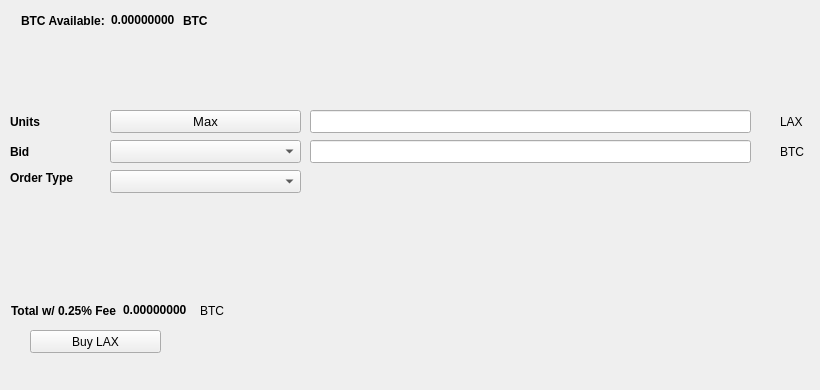
   <widget class="QWidget" name="BuyTab">
    <attribute name="title">
     <string>Buy</string>
    </attribute>
    <widget class="QPushButton" name="BuyLAX">
     <property name="geometry">
      <rect>
       <x>30</x>
       <y>330</y>
       <width>131</width>
       <height>23</height>
      </rect>
     </property>
     <property name="text">
      <string>Buy LAX</string>
     </property>
     <property name="icon">
      <iconset resource="../lapo.qrc">
       <normaloff>:/icons/bitcoin</normaloff>:/icons/bitcoin</iconset>
     </property>
    </widget>
    <widget class="QLabel" name="label_3">
     <property name="geometry">
      <rect>
       <x>10</x>
       <y>110</y>
       <width>46</width>
       <height>23</height>
      </rect>
     </property>
     <property name="font">
      <font>
       <weight>75</weight>
       <bold>true</bold>
      </font>
     </property>
     <property name="text">
      <string>Units</string>
     </property>
    </widget>
    <widget class="QLineEdit" name="UnitsInput">
     <property name="geometry">
      <rect>
       <x>310</x>
       <y>110</y>
       <width>441</width>
       <height>23</height>
      </rect>
     </property>
     <property name="font">
      <font>
       <pointsize>9</pointsize>
       <weight>75</weight>
       <bold>true</bold>
      </font>
     </property>
    </widget>
    <widget class="QLineEdit" name="BuyBidPriceEdit">
     <property name="geometry">
      <rect>
       <x>310</x>
       <y>140</y>
       <width>441</width>
       <height>23</height>
      </rect>
     </property>
     <property name="font">
      <font>
       <pointsize>9</pointsize>
       <weight>75</weight>
       <bold>true</bold>
      </font>
     </property>
    </widget>
    <widget class="QLabel" name="label_4">
     <property name="geometry">
      <rect>
       <x>780</x>
       <y>110</y>
       <width>31</width>
       <height>23</height>
      </rect>
     </property>
     <property name="text">
      <string>LAX</string>
     </property>
    </widget>
    <widget class="QLabel" name="label_5">
     <property name="geometry">
      <rect>
       <x>780</x>
       <y>140</y>
       <width>31</width>
       <height>23</height>
      </rect>
     </property>
     <property name="text">
      <string>BTC</string>
     </property>
    </widget>
    <widget class="QLabel" name="label_6">
     <property name="geometry">
      <rect>
       <x>10</x>
       <y>140</y>
       <width>46</width>
       <height>23</height>
      </rect>
     </property>
     <property name="font">
      <font>
       <weight>75</weight>
       <bold>true</bold>
      </font>
     </property>
     <property name="text">
      <string>Bid</string>
     </property>
    </widget>
    <widget class="QLabel" name="label_7">
     <property name="geometry">
      <rect>
       <x>10</x>
       <y>170</y>
       <width>91</width>
       <height>16</height>
      </rect>
     </property>
     <property name="font">
      <font>
       <weight>75</weight>
       <bold>true</bold>
      </font>
     </property>
     <property name="text">
      <string>Order Type</string>
     </property>
    </widget>
    <widget class="QPushButton" name="Buy_Max_Amount">
     <property name="geometry">
      <rect>
       <x>110</x>
       <y>110</y>
       <width>191</width>
       <height>23</height>
      </rect>
     </property>
     <property name="font">
      <font>
       <pointsize>10</pointsize>
      </font>
     </property>
     <property name="text">
      <string>Max</string>
     </property>
    </widget>
    <widget class="QComboBox" name="BuyBidcomboBox">
     <property name="geometry">
      <rect>
       <x>110</x>
       <y>140</y>
       <width>191</width>
       <height>23</height>
      </rect>
     </property>
     <property name="font">
      <font>
       <pointsize>10</pointsize>
      </font>
     </property>
    </widget>
    <widget class="QComboBox" name="buyOrdertypeCombo">
     <property name="geometry">
      <rect>
       <x>110</x>
       <y>170</y>
       <width>191</width>
       <height>23</height>
      </rect>
     </property>
     <property name="font">
      <font>
       <pointsize>10</pointsize>
      </font>
     </property>
    </widget>
    <widget class="QWidget" name="layoutWidget1">
     <property name="geometry">
      <rect>
       <x>21</x>
       <y>11</y>
       <width>227</width>
       <height>19</height>
      </rect>
     </property>
     <layout class="QHBoxLayout" name="horizontalLayout_3">
      <item>
       <widget class="QLabel" name="label232">
        <property name="font">
         <font>
          <weight>75</weight>
          <bold>true</bold>
         </font>
        </property>
        <property name="text">
         <string>BTC Available:</string>
        </property>
       </widget>
      </item>
      <item>
       <widget class="QLabel" name="BtcAvailableLbl">
        <property name="palette">
         <palette>
          <active>
           <colorrole role="WindowText">
            <brush brushstyle="SolidPattern">
             <color alpha="255">
              <red>0</red>
              <green>0</green>
              <blue>0</blue>
             </color>
            </brush>
           </colorrole>
           <colorrole role="Button">
            <brush brushstyle="SolidPattern">
             <color alpha="255">
              <red>0</red>
              <green>170</green>
              <blue>0</blue>
             </color>
            </brush>
           </colorrole>
           <colorrole role="Light">
            <brush brushstyle="SolidPattern">
             <color alpha="255">
              <red>0</red>
              <green>255</green>
              <blue>0</blue>
             </color>
            </brush>
           </colorrole>
           <colorrole role="Midlight">
            <brush brushstyle="SolidPattern">
             <color alpha="255">
              <red>0</red>
              <green>212</green>
              <blue>0</blue>
             </color>
            </brush>
           </colorrole>
           <colorrole role="Dark">
            <brush brushstyle="SolidPattern">
             <color alpha="255">
              <red>0</red>
              <green>85</green>
              <blue>0</blue>
             </color>
            </brush>
           </colorrole>
           <colorrole role="Mid">
            <brush brushstyle="SolidPattern">
             <color alpha="255">
              <red>0</red>
              <green>113</green>
              <blue>0</blue>
             </color>
            </brush>
           </colorrole>
           <colorrole role="Text">
            <brush brushstyle="SolidPattern">
             <color alpha="255">
              <red>0</red>
              <green>170</green>
              <blue>0</blue>
             </color>
            </brush>
           </colorrole>
           <colorrole role="BrightText">
            <brush brushstyle="SolidPattern">
             <color alpha="255">
              <red>255</red>
              <green>255</green>
              <blue>255</blue>
             </color>
            </brush>
           </colorrole>
           <colorrole role="ButtonText">
            <brush brushstyle="SolidPattern">
             <color alpha="255">
              <red>0</red>
              <green>0</green>
              <blue>0</blue>
             </color>
            </brush>
           </colorrole>
           <colorrole role="Base">
            <brush brushstyle="SolidPattern">
             <color alpha="255">
              <red>255</red>
              <green>255</green>
              <blue>255</blue>
             </color>
            </brush>
           </colorrole>
           <colorrole role="Window">
            <brush brushstyle="SolidPattern">
             <color alpha="255">
              <red>0</red>
              <green>170</green>
              <blue>0</blue>
             </color>
            </brush>
           </colorrole>
           <colorrole role="Shadow">
            <brush brushstyle="SolidPattern">
             <color alpha="255">
              <red>0</red>
              <green>0</green>
              <blue>0</blue>
             </color>
            </brush>
           </colorrole>
           <colorrole role="AlternateBase">
            <brush brushstyle="SolidPattern">
             <color alpha="255">
              <red>127</red>
              <green>212</green>
              <blue>127</blue>
             </color>
            </brush>
           </colorrole>
           <colorrole role="ToolTipBase">
            <brush brushstyle="SolidPattern">
             <color alpha="255">
              <red>255</red>
              <green>255</green>
              <blue>220</blue>
             </color>
            </brush>
           </colorrole>
           <colorrole role="ToolTipText">
            <brush brushstyle="SolidPattern">
             <color alpha="255">
              <red>0</red>
              <green>0</green>
              <blue>0</blue>
             </color>
            </brush>
           </colorrole>
          </active>
          <inactive>
           <colorrole role="WindowText">
            <brush brushstyle="SolidPattern">
             <color alpha="255">
              <red>0</red>
              <green>0</green>
              <blue>0</blue>
             </color>
            </brush>
           </colorrole>
           <colorrole role="Button">
            <brush brushstyle="SolidPattern">
             <color alpha="255">
              <red>0</red>
              <green>170</green>
              <blue>0</blue>
             </color>
            </brush>
           </colorrole>
           <colorrole role="Light">
            <brush brushstyle="SolidPattern">
             <color alpha="255">
              <red>0</red>
              <green>255</green>
              <blue>0</blue>
             </color>
            </brush>
           </colorrole>
           <colorrole role="Midlight">
            <brush brushstyle="SolidPattern">
             <color alpha="255">
              <red>0</red>
              <green>212</green>
              <blue>0</blue>
             </color>
            </brush>
           </colorrole>
           <colorrole role="Dark">
            <brush brushstyle="SolidPattern">
             <color alpha="255">
              <red>0</red>
              <green>85</green>
              <blue>0</blue>
             </color>
            </brush>
           </colorrole>
           <colorrole role="Mid">
            <brush brushstyle="SolidPattern">
             <color alpha="255">
              <red>0</red>
              <green>113</green>
              <blue>0</blue>
             </color>
            </brush>
           </colorrole>
           <colorrole role="Text">
            <brush brushstyle="SolidPattern">
             <color alpha="255">
              <red>0</red>
              <green>170</green>
              <blue>0</blue>
             </color>
            </brush>
           </colorrole>
           <colorrole role="BrightText">
            <brush brushstyle="SolidPattern">
             <color alpha="255">
              <red>255</red>
              <green>255</green>
              <blue>255</blue>
             </color>
            </brush>
           </colorrole>
           <colorrole role="ButtonText">
            <brush brushstyle="SolidPattern">
             <color alpha="255">
              <red>0</red>
              <green>0</green>
              <blue>0</blue>
             </color>
            </brush>
           </colorrole>
           <colorrole role="Base">
            <brush brushstyle="SolidPattern">
             <color alpha="255">
              <red>255</red>
              <green>255</green>
              <blue>255</blue>
             </color>
            </brush>
           </colorrole>
           <colorrole role="Window">
            <brush brushstyle="SolidPattern">
             <color alpha="255">
              <red>0</red>
              <green>170</green>
              <blue>0</blue>
             </color>
            </brush>
           </colorrole>
           <colorrole role="Shadow">
            <brush brushstyle="SolidPattern">
             <color alpha="255">
              <red>0</red>
              <green>0</green>
              <blue>0</blue>
             </color>
            </brush>
           </colorrole>
           <colorrole role="AlternateBase">
            <brush brushstyle="SolidPattern">
             <color alpha="255">
              <red>127</red>
              <green>212</green>
              <blue>127</blue>
             </color>
            </brush>
           </colorrole>
           <colorrole role="ToolTipBase">
            <brush brushstyle="SolidPattern">
             <color alpha="255">
              <red>255</red>
              <green>255</green>
              <blue>220</blue>
             </color>
            </brush>
           </colorrole>
           <colorrole role="ToolTipText">
            <brush brushstyle="SolidPattern">
             <color alpha="255">
              <red>0</red>
              <green>0</green>
              <blue>0</blue>
             </color>
            </brush>
           </colorrole>
          </inactive>
          <disabled>
           <colorrole role="WindowText">
            <brush brushstyle="SolidPattern">
             <color alpha="255">
              <red>0</red>
              <green>85</green>
              <blue>0</blue>
             </color>
            </brush>
           </colorrole>
           <colorrole role="Button">
            <brush brushstyle="SolidPattern">
             <color alpha="255">
              <red>0</red>
              <green>170</green>
              <blue>0</blue>
             </color>
            </brush>
           </colorrole>
           <colorrole role="Light">
            <brush brushstyle="SolidPattern">
             <color alpha="255">
              <red>0</red>
              <green>255</green>
              <blue>0</blue>
             </color>
            </brush>
           </colorrole>
           <colorrole role="Midlight">
            <brush brushstyle="SolidPattern">
             <color alpha="255">
              <red>0</red>
              <green>212</green>
              <blue>0</blue>
             </color>
            </brush>
           </colorrole>
           <colorrole role="Dark">
            <brush brushstyle="SolidPattern">
             <color alpha="255">
              <red>0</red>
              <green>85</green>
              <blue>0</blue>
             </color>
            </brush>
           </colorrole>
           <colorrole role="Mid">
            <brush brushstyle="SolidPattern">
             <color alpha="255">
              <red>0</red>
              <green>113</green>
              <blue>0</blue>
             </color>
            </brush>
           </colorrole>
           <colorrole role="Text">
            <brush brushstyle="SolidPattern">
             <color alpha="255">
              <red>0</red>
              <green>85</green>
              <blue>0</blue>
             </color>
            </brush>
           </colorrole>
           <colorrole role="BrightText">
            <brush brushstyle="SolidPattern">
             <color alpha="255">
              <red>255</red>
              <green>255</green>
              <blue>255</blue>
             </color>
            </brush>
           </colorrole>
           <colorrole role="ButtonText">
            <brush brushstyle="SolidPattern">
             <color alpha="255">
              <red>0</red>
              <green>85</green>
              <blue>0</blue>
             </color>
            </brush>
           </colorrole>
           <colorrole role="Base">
            <brush brushstyle="SolidPattern">
             <color alpha="255">
              <red>0</red>
              <green>170</green>
              <blue>0</blue>
             </color>
            </brush>
           </colorrole>
           <colorrole role="Window">
            <brush brushstyle="SolidPattern">
             <color alpha="255">
              <red>0</red>
              <green>170</green>
              <blue>0</blue>
             </color>
            </brush>
           </colorrole>
           <colorrole role="Shadow">
            <brush brushstyle="SolidPattern">
             <color alpha="255">
              <red>0</red>
              <green>0</green>
              <blue>0</blue>
             </color>
            </brush>
           </colorrole>
           <colorrole role="AlternateBase">
            <brush brushstyle="SolidPattern">
             <color alpha="255">
              <red>0</red>
              <green>170</green>
              <blue>0</blue>
             </color>
            </brush>
           </colorrole>
           <colorrole role="ToolTipBase">
            <brush brushstyle="SolidPattern">
             <color alpha="255">
              <red>255</red>
              <green>255</green>
              <blue>220</blue>
             </color>
            </brush>
           </colorrole>
           <colorrole role="ToolTipText">
            <brush brushstyle="SolidPattern">
             <color alpha="255">
              <red>0</red>
              <green>0</green>
              <blue>0</blue>
             </color>
            </brush>
           </colorrole>
          </disabled>
         </palette>
        </property>
        <property name="font">
         <font>
          <weight>75</weight>
          <bold>true</bold>
         </font>
        </property>
        <property name="text">
         <string>0.00000000</string>
        </property>
        <property name="textInteractionFlags">
         <set>Qt::LinksAccessibleByMouse|Qt::TextSelectableByKeyboard|Qt::TextSelectableByMouse</set>
        </property>
       </widget>
      </item>
      <item>
       <widget class="QLabel" name="BtcAvailableLbl_2">
        <property name="font">
         <font>
          <weight>75</weight>
          <bold>true</bold>
         </font>
        </property>
        <property name="text">
         <string>BTC</string>
        </property>
       </widget>
      </item>
     </layout>
    </widget>
    <widget class="QWidget" name="layoutWidge2">
     <property name="geometry">
      <rect>
       <x>11</x>
       <y>301</y>
       <width>259</width>
       <height>19</height>
      </rect>
     </property>
     <layout class="QHBoxLayout" name="horizontalLayout_4">
      <item>
       <widget class="QLabel" name="label_9">
        <property name="font">
         <font>
          <weight>75</weight>
          <bold>true</bold>
         </font>
        </property>
        <property name="text">
         <string>Total w/ 0.25% Fee</string>
        </property>
       </widget>
      </item>
      <item>
       <widget class="QLabel" name="BuyCostLabel">
        <property name="palette">
         <palette>
          <active>
           <colorrole role="WindowText">
            <brush brushstyle="SolidPattern">
             <color alpha="255">
              <red>0</red>
              <green>0</green>
              <blue>0</blue>
             </color>
            </brush>
           </colorrole>
           <colorrole role="Button">
            <brush brushstyle="SolidPattern">
             <color alpha="255">
              <red>0</red>
              <green>170</green>
              <blue>0</blue>
             </color>
            </brush>
           </colorrole>
           <colorrole role="Light">
            <brush brushstyle="SolidPattern">
             <color alpha="255">
              <red>0</red>
              <green>255</green>
              <blue>0</blue>
             </color>
            </brush>
           </colorrole>
           <colorrole role="Midlight">
            <brush brushstyle="SolidPattern">
             <color alpha="255">
              <red>0</red>
              <green>212</green>
              <blue>0</blue>
             </color>
            </brush>
           </colorrole>
           <colorrole role="Dark">
            <brush brushstyle="SolidPattern">
             <color alpha="255">
              <red>0</red>
              <green>85</green>
              <blue>0</blue>
             </color>
            </brush>
           </colorrole>
           <colorrole role="Mid">
            <brush brushstyle="SolidPattern">
             <color alpha="255">
              <red>0</red>
              <green>113</green>
              <blue>0</blue>
             </color>
            </brush>
           </colorrole>
           <colorrole role="Text">
            <brush brushstyle="SolidPattern">
             <color alpha="255">
              <red>0</red>
              <green>170</green>
              <blue>0</blue>
             </color>
            </brush>
           </colorrole>
           <colorrole role="BrightText">
            <brush brushstyle="SolidPattern">
             <color alpha="255">
              <red>255</red>
              <green>255</green>
              <blue>255</blue>
             </color>
            </brush>
           </colorrole>
           <colorrole role="ButtonText">
            <brush brushstyle="SolidPattern">
             <color alpha="255">
              <red>0</red>
              <green>0</green>
              <blue>0</blue>
             </color>
            </brush>
           </colorrole>
           <colorrole role="Base">
            <brush brushstyle="SolidPattern">
             <color alpha="255">
              <red>255</red>
              <green>255</green>
              <blue>255</blue>
             </color>
            </brush>
           </colorrole>
           <colorrole role="Window">
            <brush brushstyle="SolidPattern">
             <color alpha="255">
              <red>0</red>
              <green>170</green>
              <blue>0</blue>
             </color>
            </brush>
           </colorrole>
           <colorrole role="Shadow">
            <brush brushstyle="SolidPattern">
             <color alpha="255">
              <red>0</red>
              <green>0</green>
              <blue>0</blue>
             </color>
            </brush>
           </colorrole>
           <colorrole role="AlternateBase">
            <brush brushstyle="SolidPattern">
             <color alpha="255">
              <red>127</red>
              <green>212</green>
              <blue>127</blue>
             </color>
            </brush>
           </colorrole>
           <colorrole role="ToolTipBase">
            <brush brushstyle="SolidPattern">
             <color alpha="255">
              <red>255</red>
              <green>255</green>
              <blue>220</blue>
             </color>
            </brush>
           </colorrole>
           <colorrole role="ToolTipText">
            <brush brushstyle="SolidPattern">
             <color alpha="255">
              <red>0</red>
              <green>0</green>
              <blue>0</blue>
             </color>
            </brush>
           </colorrole>
          </active>
          <inactive>
           <colorrole role="WindowText">
            <brush brushstyle="SolidPattern">
             <color alpha="255">
              <red>0</red>
              <green>0</green>
              <blue>0</blue>
             </color>
            </brush>
           </colorrole>
           <colorrole role="Button">
            <brush brushstyle="SolidPattern">
             <color alpha="255">
              <red>0</red>
              <green>170</green>
              <blue>0</blue>
             </color>
            </brush>
           </colorrole>
           <colorrole role="Light">
            <brush brushstyle="SolidPattern">
             <color alpha="255">
              <red>0</red>
              <green>255</green>
              <blue>0</blue>
             </color>
            </brush>
           </colorrole>
           <colorrole role="Midlight">
            <brush brushstyle="SolidPattern">
             <color alpha="255">
              <red>0</red>
              <green>212</green>
              <blue>0</blue>
             </color>
            </brush>
           </colorrole>
           <colorrole role="Dark">
            <brush brushstyle="SolidPattern">
             <color alpha="255">
              <red>0</red>
              <green>85</green>
              <blue>0</blue>
             </color>
            </brush>
           </colorrole>
           <colorrole role="Mid">
            <brush brushstyle="SolidPattern">
             <color alpha="255">
              <red>0</red>
              <green>113</green>
              <blue>0</blue>
             </color>
            </brush>
           </colorrole>
           <colorrole role="Text">
            <brush brushstyle="SolidPattern">
             <color alpha="255">
              <red>0</red>
              <green>170</green>
              <blue>0</blue>
             </color>
            </brush>
           </colorrole>
           <colorrole role="BrightText">
            <brush brushstyle="SolidPattern">
             <color alpha="255">
              <red>255</red>
              <green>255</green>
              <blue>255</blue>
             </color>
            </brush>
           </colorrole>
           <colorrole role="ButtonText">
            <brush brushstyle="SolidPattern">
             <color alpha="255">
              <red>0</red>
              <green>0</green>
              <blue>0</blue>
             </color>
            </brush>
           </colorrole>
           <colorrole role="Base">
            <brush brushstyle="SolidPattern">
             <color alpha="255">
              <red>255</red>
              <green>255</green>
              <blue>255</blue>
             </color>
            </brush>
           </colorrole>
           <colorrole role="Window">
            <brush brushstyle="SolidPattern">
             <color alpha="255">
              <red>0</red>
              <green>170</green>
              <blue>0</blue>
             </color>
            </brush>
           </colorrole>
           <colorrole role="Shadow">
            <brush brushstyle="SolidPattern">
             <color alpha="255">
              <red>0</red>
              <green>0</green>
              <blue>0</blue>
             </color>
            </brush>
           </colorrole>
           <colorrole role="AlternateBase">
            <brush brushstyle="SolidPattern">
             <color alpha="255">
              <red>127</red>
              <green>212</green>
              <blue>127</blue>
             </color>
            </brush>
           </colorrole>
           <colorrole role="ToolTipBase">
            <brush brushstyle="SolidPattern">
             <color alpha="255">
              <red>255</red>
              <green>255</green>
              <blue>220</blue>
             </color>
            </brush>
           </colorrole>
           <colorrole role="ToolTipText">
            <brush brushstyle="SolidPattern">
             <color alpha="255">
              <red>0</red>
              <green>0</green>
              <blue>0</blue>
             </color>
            </brush>
           </colorrole>
          </inactive>
          <disabled>
           <colorrole role="WindowText">
            <brush brushstyle="SolidPattern">
             <color alpha="255">
              <red>0</red>
              <green>85</green>
              <blue>0</blue>
             </color>
            </brush>
           </colorrole>
           <colorrole role="Button">
            <brush brushstyle="SolidPattern">
             <color alpha="255">
              <red>0</red>
              <green>170</green>
              <blue>0</blue>
             </color>
            </brush>
           </colorrole>
           <colorrole role="Light">
            <brush brushstyle="SolidPattern">
             <color alpha="255">
              <red>0</red>
              <green>255</green>
              <blue>0</blue>
             </color>
            </brush>
           </colorrole>
           <colorrole role="Midlight">
            <brush brushstyle="SolidPattern">
             <color alpha="255">
              <red>0</red>
              <green>212</green>
              <blue>0</blue>
             </color>
            </brush>
           </colorrole>
           <colorrole role="Dark">
            <brush brushstyle="SolidPattern">
             <color alpha="255">
              <red>0</red>
              <green>85</green>
              <blue>0</blue>
             </color>
            </brush>
           </colorrole>
           <colorrole role="Mid">
            <brush brushstyle="SolidPattern">
             <color alpha="255">
              <red>0</red>
              <green>113</green>
              <blue>0</blue>
             </color>
            </brush>
           </colorrole>
           <colorrole role="Text">
            <brush brushstyle="SolidPattern">
             <color alpha="255">
              <red>0</red>
              <green>85</green>
              <blue>0</blue>
             </color>
            </brush>
           </colorrole>
           <colorrole role="BrightText">
            <brush brushstyle="SolidPattern">
             <color alpha="255">
              <red>255</red>
              <green>255</green>
              <blue>255</blue>
             </color>
            </brush>
           </colorrole>
           <colorrole role="ButtonText">
            <brush brushstyle="SolidPattern">
             <color alpha="255">
              <red>0</red>
              <green>85</green>
              <blue>0</blue>
             </color>
            </brush>
           </colorrole>
           <colorrole role="Base">
            <brush brushstyle="SolidPattern">
             <color alpha="255">
              <red>0</red>
              <green>170</green>
              <blue>0</blue>
             </color>
            </brush>
           </colorrole>
           <colorrole role="Window">
            <brush brushstyle="SolidPattern">
             <color alpha="255">
              <red>0</red>
              <green>170</green>
              <blue>0</blue>
             </color>
            </brush>
           </colorrole>
           <colorrole role="Shadow">
            <brush brushstyle="SolidPattern">
             <color alpha="255">
              <red>0</red>
              <green>0</green>
              <blue>0</blue>
             </color>
            </brush>
           </colorrole>
           <colorrole role="AlternateBase">
            <brush brushstyle="SolidPattern">
             <color alpha="255">
              <red>0</red>
              <green>170</green>
              <blue>0</blue>
             </color>
            </brush>
           </colorrole>
           <colorrole role="ToolTipBase">
            <brush brushstyle="SolidPattern">
             <color alpha="255">
              <red>255</red>
              <green>255</green>
              <blue>220</blue>
             </color>
            </brush>
           </colorrole>
           <colorrole role="ToolTipText">
            <brush brushstyle="SolidPattern">
             <color alpha="255">
              <red>0</red>
              <green>0</green>
              <blue>0</blue>
             </color>
            </brush>
           </colorrole>
          </disabled>
         </palette>
        </property>
        <property name="font">
         <font>
          <weight>75</weight>
          <bold>true</bold>
         </font>
        </property>
        <property name="autoFillBackground">
         <bool>false</bool>
        </property>
        <property name="text">
         <string>0.00000000</string>
        </property>
        <property name="textInteractionFlags">
         <set>Qt::LinksAccessibleByMouse|Qt::TextSelectableByMouse</set>
        </property>
       </widget>
      </item>
      <item>
       <widget class="QLabel" name="label_10">
        <property name="font">
         <font>
          <weight>50</weight>
          <bold>false</bold>
         </font>
        </property>
        <property name="text">
         <string>BTC</string>
        </property>
       </widget>
      </item>
     </layout>
    </widget>
    <widget class="QLabel" name="label_24">
     <property name="geometry">
      <rect>
       <x>460</x>
       <y>300</y>
       <width>281</width>
       <height>81</height>
      </rect>
     </property>
     <property name="text">
      <string/>
     </property>
     <property name="pixmap">
      <pixmap>:/images/bittrex</pixmap>
     </property>
    </widget>
   </widget>
